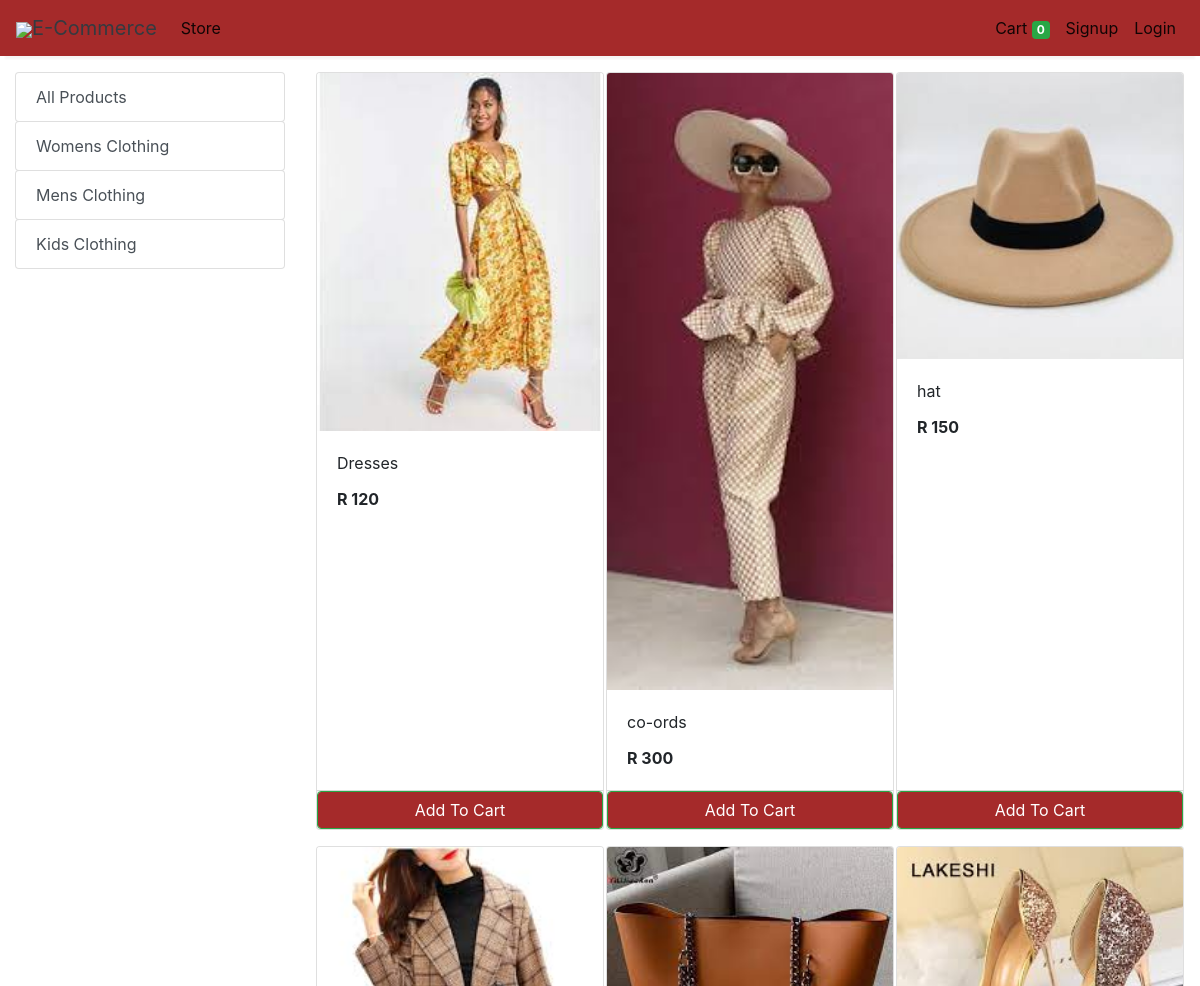
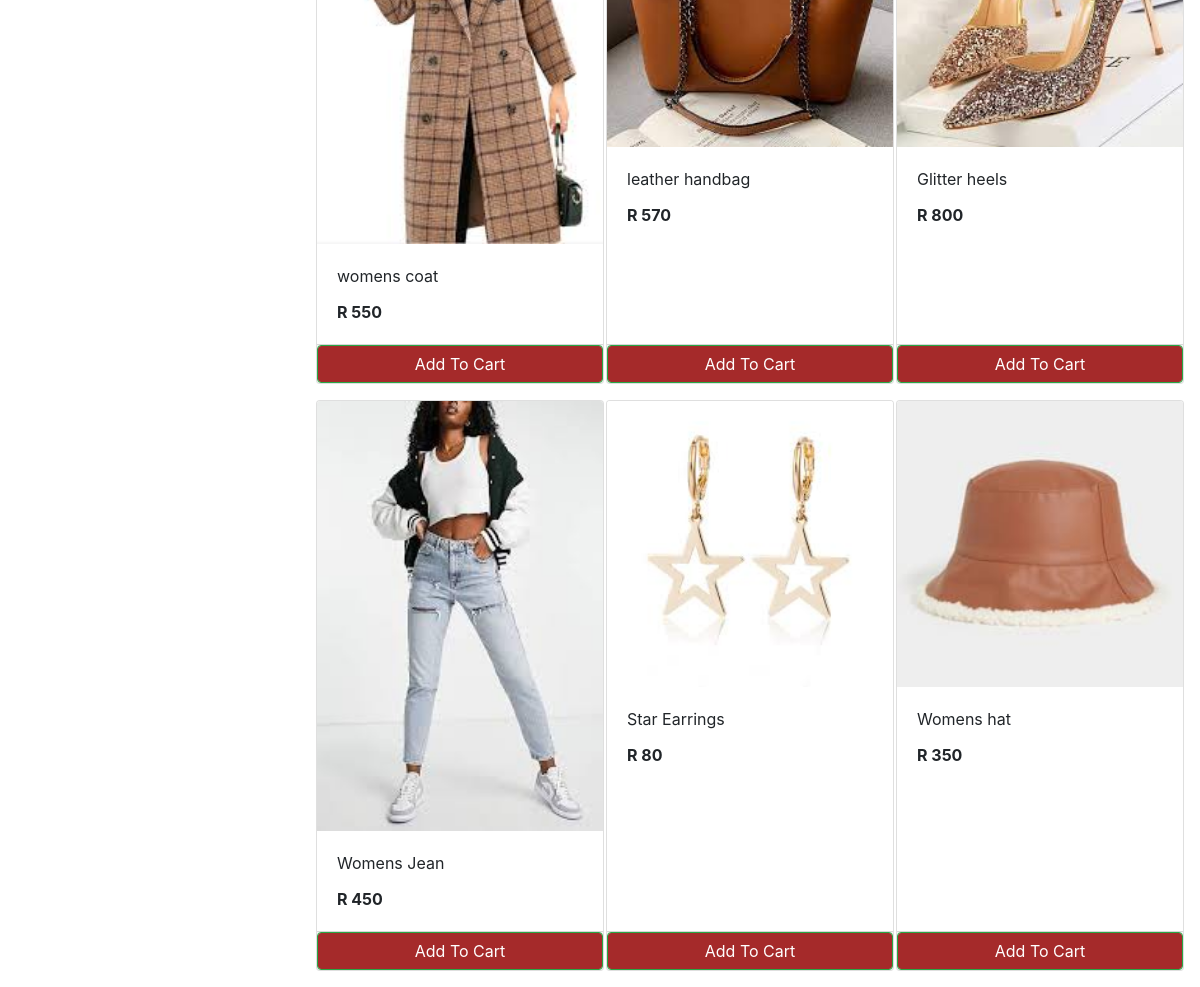
Page /store?category=31 on the committed database (2 pictures, top to bottom).
### store/models/category.py (models this page shows, shortened)
class Category(models.Model):
    name= models.CharField(max_length=50)
    @staticmethod
    def get_all_categories():
        return Category.objects.all()

### store/models/product.py (models this page shows, shortened)
class Products(models.Model):
    name = models.CharField(max_length=60)
    price= models.IntegerField(default=0)
    category= models.ForeignKey(Category,on_delete=models.CASCADE,default=1 )
    description= models.CharField(max_length=250, default='', blank=True, null= True)
    image= models.ImageField(upload_to='uploads/products/')
    @staticmethod
    def get_all_products_by_categoryid(category_id):
        if category_id:
            return Products.objects.filter (category=category_id)
        else:
            return Products.get_all_products();

### store/views/home.py (the view)
# urls.py: path('' , include('store.urls'))
def store(request):
    cart = request.session.get('cart')
    if not cart:
        request.session['cart'] = {}
    products = None
    categories = Category.get_all_categories()
    categoryID = request.GET.get('category')
    if categoryID:
        products = Products.get_all_products_by_categoryid(categoryID)
    else:
        products = Products.get_all_products();
    data = {}
    data['products'] = products
    data['categories'] = categories
    print('you are : ', request.session.get('email'))
    return render(request, 'index.html', data)

### store/templatetags/cart.py (called while the page is built)
@register.filter (name='is_in_cart')
def is_in_cart(product, cart):
    keys = cart.keys ()
    for id in keys:
        if int (id) == product.id:
            return True
    return False;

### store/templatetags/custom_filter.py (called while the page is built)
@register.filter(name='currency')
def currency(number):
    return " R "+str(number)

### store/templates/index.html (shortened to what this page needs)
{% extends 'base.html' %}
{% block content %}
{% load cart %}
{% load custom_filter %}
<div class="container-fluid mt-3">
	<div class="row">
		<div class="col-lg-3 mx-auto">
			<div class="list-group">
				<a href="/" class="list-group-item list-group-item-action btn btn-outline-success">All Products</a>
				{% for category in categories %}
				<a href="/?category={{category.id}}"
					class="list-group-item list-group-item-action btn btn-outline-success ">{{category.name}}</a>
				{% endfor %}
			</div>
		</div>
		<div id='products' class="col-lg-9 mx-auto">
			<div class="row mx-auto">
				{% for product in products %}
				<div class="card mx-auto mb-3" id={{product.id}} style="width: 18rem;">
					<img class="card-img-top" src="{{product.image.url}}" alt="Card image cap">
					<div class="card-body">
						<p class="card-title">{{product.name}}</p>
						<p class="card-text"><b>{{product.price|currency}}</b></p>
					</div>
					<div class="card-footer p-0 no-gutters">
						{% if product|is_in_cart:request.session.cart %}
						<div class="row no-gutters">
							<form action="/#{{product.id}}" class="col-2 " method="post">
								{% csrf_token %}
								<input hidden type="text" name='product' value='{{product.id}}'>
								<input hidden type="text" name='remove' value='True'>
								<input type="submit" value=" - " class="btn btn-block btn-success border-right">
							</form>
							<div class="text-center col btn btn-success">{{product|cart_quantity:request.session.cart}} in Cart</div>
							<form action="/#{{product.id}}" class="col-2 " method="post">
								{% csrf_token %}
								<input hidden type="text" name='product' value='{{product.id}}'>
								<input type="submit" value=" + " class="btn btn-block btn-success border-left">
							</form>
						</div>
						{% else %}
						<form action="/#{{product.id}}" method="POST" class="btn-block">
							<input type="submit" class="float-right btn btn-success form-control" style="background-color: brown;"
								value="Add To Cart">
						</form>
						{% endif %}
					</div>
				</div>
				{% endfor %}
			</div>
		</div>
	</div>
</div>
{% endblock %}

### rows in the picture
Category: name "Womens Clothing"
Category: name "Mens Clothing"
Category: name "Kids Clothing"
Products: image (picture), name "Dresses", price "R 120"
Products: image (picture), name "co-ords", price "R 300"
Products: image (picture), name "hat", price "R 150"
Products: image (picture), name "womens coat", price "R 550"
Products: image (picture), name "leather handbag", price "R 570"
Products: image (picture), name "Glitter heels", price "R 800"
Products: image (picture), name "Womens Jean", price "R 450"
Products: image (picture), name "Star Earrings", price "R 80"
Products: image (picture), name "Womens hat", price "R 350"

### other values in the picture
{{ request.session.cart.keys|length }} "0"
